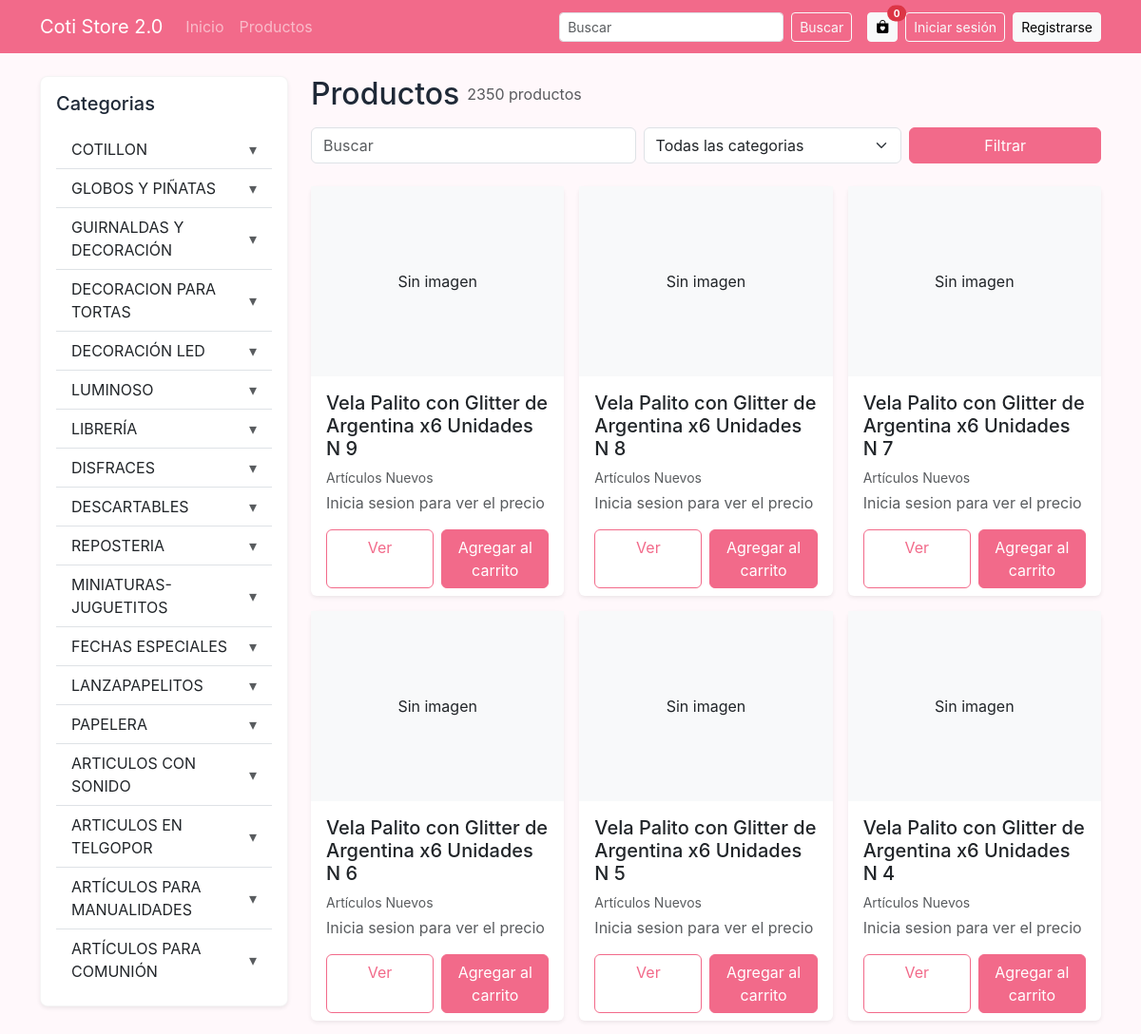
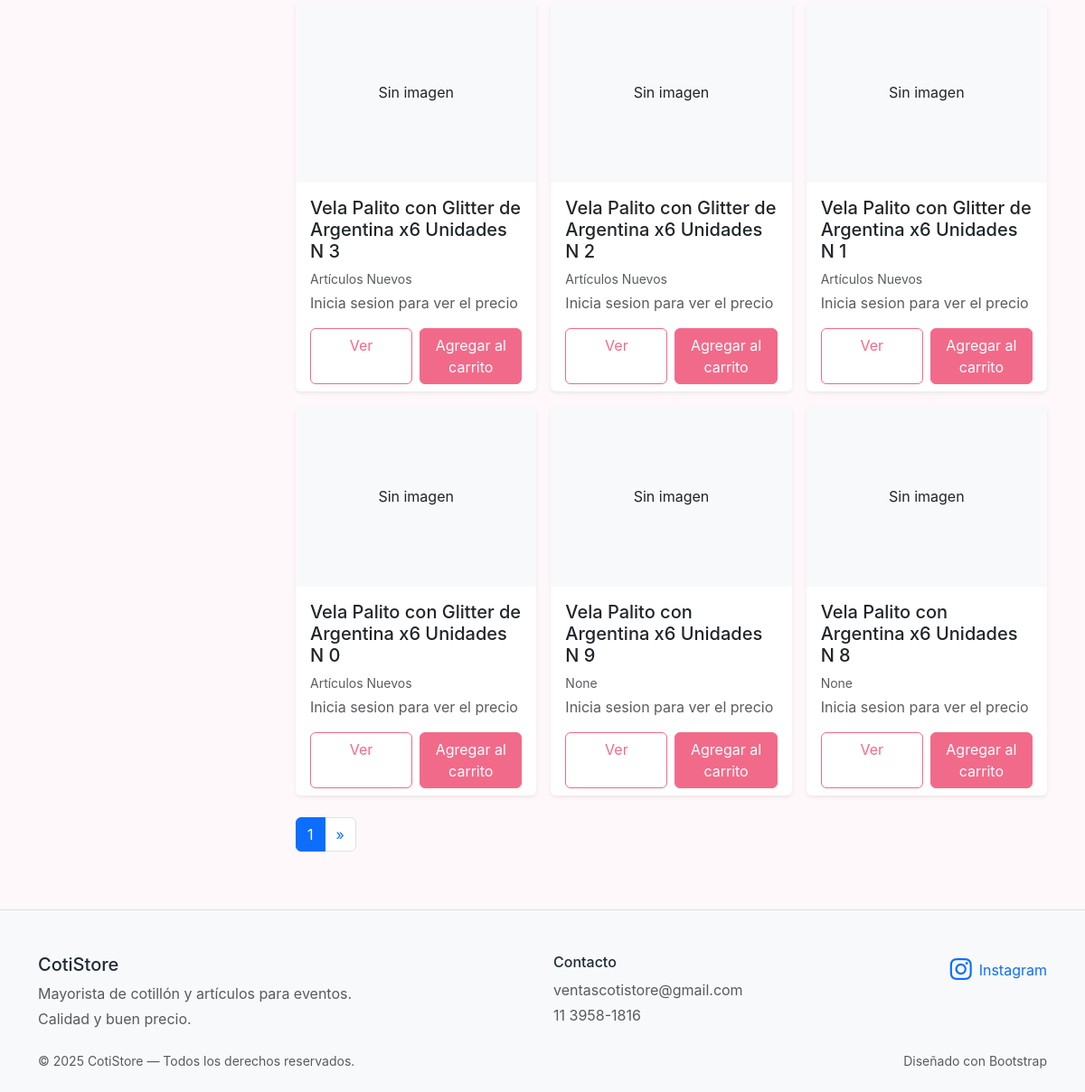
Screenshot of /catalogo/ with the database file from the repository (2 pictures, top to bottom).
### products/models.py (models this page shows, shortened)
class Category(models.Model):
    nombre = models.CharField(max_length=150)
    slug = models.SlugField(max_length=110, blank=True)
    descripcion = models.TextField(blank=True)
    parent = models.ForeignKey(
        "self",
        on_delete=models.SET_NULL,
        null=True,
        blank=True,
        related_name="children",
    )
    class Meta:
        ordering = ["nombre"]
        verbose_name = "Categoria"
        verbose_name_plural = "Categorias"
    def __str__(self):
        return self.nombre

class Product(models.Model):
    user = models.ForeignKey(settings.AUTH_USER_MODEL, on_delete=models.CASCADE, related_name="products")
    categoria = models.ForeignKey(Category, on_delete=models.SET_NULL, null=True, blank=True, related_name="products")
    sku = models.CharField(max_length=100, blank=True, default="")
    nombre = models.CharField(max_length=255)
    slug = models.SlugField(max_length=120, unique=True, blank=True)
    precio = models.DecimalField(max_digits=10, decimal_places=2)
    descripcion = models.TextField(blank=True)
    imagen = models.ImageField(upload_to="products/", blank=True, null=True)
    image_url = models.URLField(max_length=500, blank=True, default="")
    video_url = models.URLField(max_length=500, blank=True, default="")
    atributos = models.JSONField(default=dict, blank=True)
    atributos_stock = models.JSONField(default=dict, blank=True)
    atributos_precio = models.JSONField(default=dict, blank=True)
    atributos_sin_stock = models.JSONField(default=dict, blank=True)
    stock = models.PositiveIntegerField(default=0)
    sin_stock = models.BooleanField(default=False)
    activo = models.BooleanField(default=True)
    creado_en = models.DateTimeField(auto_now_add=True)
    class Meta:
        ordering = ["-creado_en"]
        verbose_name = "Producto"
        verbose_name_plural = "Productos"

### products/views.py (the view)
# urls.py: path("catalogo/", product_views.StoreListView.as_view(), name="catalogo"),
class StoreListView(generic.ListView):
    template_name = "store/catalogo.html"
    paginate_by = 12
    context_object_name = "products"
    def get_queryset(self):
        qs = Product.objects.filter(activo=True).select_related("categoria")
        cat = self.request.GET.get("categoria")
        q = self.request.GET.get("q")
        if cat:
            resolved = resolve_category_reference(cat)
            if resolved:
                qs = qs.filter(categoria_id__in=get_descendant_ids(resolved.id))
            else:
                qs = qs.none()
        if q:
            qs = qs.filter(nombre__icontains=q)
        return qs
    def get_context_data(self, **kwargs):
        ctx = super().get_context_data(**kwargs)
        ctx["categorias"] = [self._serialize_category(cat) for cat in Category.objects.all()]
        ctx["current_cat"] = self.request.GET.get("categoria") or ""
        ctx["q"] = self.request.GET.get("q") or ""
        ctx["static_categories"] = [
            "COTILLON",
            "GLOBOS Y PIÑATAS",
            "GUIRNALDAS Y DECORACIÓN",
            "DECORACION PARA TORTAS",
            "DECORACIÓN LED",
            "LUMINOSO",
            "LIBRERÍA",
            "DISFRACES",
            "DESCARTABLES",
            "REPOSTERIA",
            "MINIATURAS-JUGUETITOS",
            "FECHAS ESPECIALES",
            "LANZAPAPELITOS",
            "PAPELERA",
            "ARTICULOS CON SONIDO",
            "ARTICULOS EN TELGOPOR",
            "ARTÍCULOS PARA MANUALIDADES",
            "ARTÍCULOS PARA COMUNIÓN",
        ]
        return ctx
    def _serialize_category(self, cat):
        return {
            "id": cat.id,
            "nombre": cat.nombre,
            "slug": cat.slug,
            "path_slug": build_category_path_slug(cat),
            "path_name": build_category_path_name(cat),
        }

### cotidjango/api_common.py (called while the page is built)
def build_category_path(category):
    path = []
    current = category
    seen = set()
    while current and getattr(current, "id", None) and current.id not in seen:
        seen.add(current.id)
        path.append(current)
        current = getattr(current, "parent", None)
    return list(reversed(path))

def build_category_path_name(category):
    return " > ".join(cat.nombre for cat in build_category_path(category))

def build_category_path_slug(category):
    return "/".join((cat.slug or slugify(cat.nombre or "")).strip("/") for cat in build_category_path(category) if cat)

### templates/store/catalogo.html (shortened to what this page needs)
{% extends "base.html" %}
{% block content %}
<div class="row g-4">
  <div class="col-lg-3">
    <div class="p-3 section-light rounded-3 shadow-sm">
      <h5 class="mb-3">Categorias</h5>
      <div class="list-group list-group-flush">
        {% for name in static_categories %}
          <div class="list-group-item d-flex justify-content-between align-items-center">
            <span>{{ name }}</span>
            <span class="text-muted">&#9662;</span>
          </div>
        {% endfor %}
      </div>
    </div>
  </div>
  <div class="col-lg-9">
    <div class="d-flex flex-wrap align-items-center gap-2 mb-3">
      <h2 class="mb-0">Productos</h2>
      <span class="text-muted">{{ page_obj.paginator.count }} productos</span>
    </div>
    <form class="row g-2 align-items-center mb-4" method="get">
      <div class="col-md-5">
        <input type="text" class="form-control" name="q" placeholder="Buscar" value="{{ q }}">
      </div>
      <div class="col-md-4">
        <select name="categoria" class="form-select">
          <option value="">Todas las categorias</option>
        </select>
      </div>
      <div class="col-md-3 d-grid">
        <button class="btn btn-primary" type="submit">Filtrar</button>
      </div>
    </form>
    <div class="row g-3">
      {% for product in products %}
        <div class="col-12 col-sm-6 col-lg-4">
          <div class="card h-100 border-0 shadow-sm">
            {% if product.image_url %}
              <img src="{{ product.image_url }}" class="card-img-top" alt="{{ product.nombre }}" style="object-fit:cover; height:200px;">
            {% elif product.imagen %}
              <img src="{{ product.imagen.url }}" class="card-img-top" alt="{{ product.nombre }}" style="object-fit:cover; height:200px;">
            {% else %}
              <div class="bg-light d-flex align-items-center justify-content-center" style="height:200px;">Sin imagen</div>
            {% endif %}
            <div class="card-body">
              <h5 class="card-title">{{ product.nombre }}</h5>
              <p class="text-muted small mb-1">{{ product.categoria }}</p>
              {% if user.is_authenticated %}
                <p class="fw-bold mb-0">${{ product.precio }}</p>
              {% else %}
                <p class="text-muted mb-0">Inicia sesion para ver el precio</p>
              {% endif %}
            </div>
            <div class="card-footer bg-transparent border-0 pt-0">
              <div class="d-flex gap-2">
                <a class="btn btn-outline-primary w-100" href="{% url 'product-detail' product.pk %}">Ver</a>
                <button
                  class="btn btn-primary w-100"
                  type="button"
                  data-add-to-cart
                  data-id="{{ product.id }}"
                  data-nombre="{{ product.nombre }}"
                  data-precio="{{ product.precio|floatformat:'2'|default:'0' }}"
                  data-imagen="{% if product.image_url %}{{ product.image_url }}{% elif product.imagen %}{{ product.imagen.url }}{% else %}https://via.placeholder.com/120?text=Producto{% endif %}"
                  data-bs-toggle="offcanvas"
                  data-bs-target="#offcanvasScrolling"
                >
                  Agregar al carrito
                </button>
              </div>
            </div>
          </div>
        </div>
      {% empty %}
        <p class="text-muted">Sin resultados.</p>
      {% endfor %}
    </div>
    <div class="mt-4">
      {% if is_paginated %}
        <nav>
          <ul class="pagination">
            <li class="page-item active"><span class="page-link">{{ page_obj.number }}</span></li>
            {% if page_obj.has_next %}
              <li class="page-item"><a class="page-link" href="?page={{ page_obj.next_page_number }}&q={{ q }}&categoria={{ current_cat }}">&raquo;</a></li>
            {% endif %}
          </ul>
        </nav>
      {% endif %}
    </div>
  </div>
</div>
{% endblock %}

### rows the page displays
Category: name "COTILLON"
Category: nombre "GLOBOS Y PIÑATAS"
Category: nombre "GUIRNALDAS Y DECORACIÓN"
Category: nombre "DECORACION PARA TORTAS"
Category: nombre "DECORACIÓN LED"
Category: name "LUMINOSO"
Category: nombre "LIBRERÍA"
Category: name "DISFRACES"
Category: name "DESCARTABLES"
Category: name "REPOSTERIA"
Category: name "MINIATURAS-JUGUETITOS"
Category: nombre "FECHAS ESPECIALES"
Category: name "LANZAPAPELITOS"
Category: name "PAPELERA"
Category: nombre "ARTICULOS CON SONIDO"
Category: nombre "ARTÍCULOS PARA MANUALIDADES"
Product: image_url "Sin imagen", nombre "Vela Palito con Glitter de Argentina x6 Unidades N 9", categoria "Artículos Nuevos"
Product: image_url "Sin imagen", nombre "Vela Palito con Glitter de Argentina x6 Unidades N 8", categoria "Artículos Nuevos"
Product: image_url "Sin imagen", nombre "Vela Palito con Glitter de Argentina x6 Unidades N 7", categoria "Artículos Nuevos"
Product: image_url "Sin imagen", nombre "Vela Palito con Glitter de Argentina x6 Unidades N 6", categoria "Artículos Nuevos"
Product: image_url "Sin imagen", nombre "Vela Palito con Glitter de Argentina x6 Unidades N 5", categoria "Artículos Nuevos"
Product: image_url "Sin imagen", nombre "Vela Palito con Glitter de Argentina x6 Unidades N 4", categoria "Artículos Nuevos"
Product: image_url "Sin imagen", nombre "Vela Palito con Glitter de Argentina x6 Unidades N 3", categoria "Artículos Nuevos"
Product: image_url "Sin imagen", nombre "Vela Palito con Glitter de Argentina x6 Unidades N 2", categoria "Artículos Nuevos"
Product: image_url "Sin imagen", nombre "Vela Palito con Glitter de Argentina x6 Unidades N 1", categoria "Artículos Nuevos"
Product: image_url "Sin imagen", nombre "Vela Palito con Glitter de Argentina x6 Unidades N 0", categoria "Artículos Nuevos"
Product: image_url "Sin imagen", nombre "Vela Palito con Argentina x6 Unidades N 9", categoria "None"
Product: image_url "Sin imagen", nombre "Vela Palito con Argentina x6 Unidades N 8", categoria "None"

### other values shown
{{ name }} "ARTICULOS EN TELGOPOR" "ARTÍCULOS PARA COMUNIÓN"
{{ page_obj.paginator.count }} "2350"
{{ page_obj.number }} "1"
